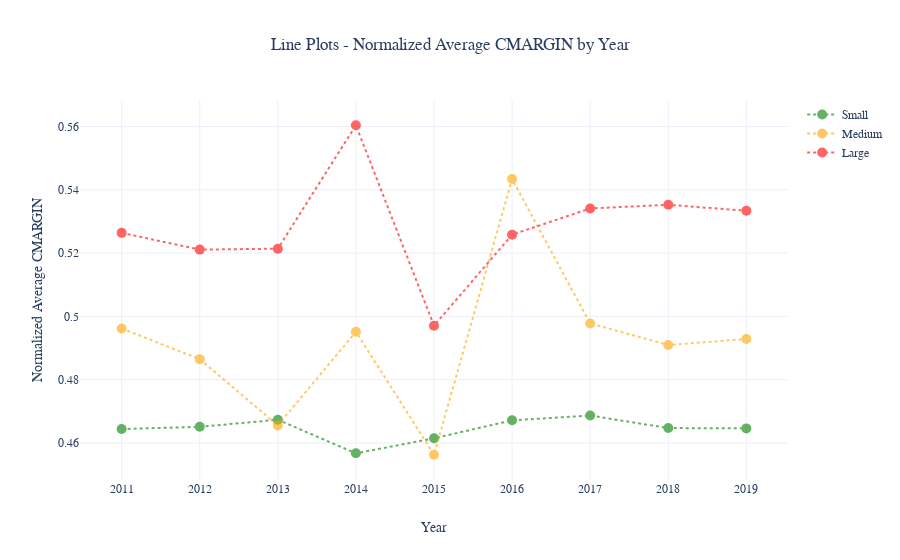

Write notebook code for a chart like this one.
### Markdown cell above
## Operating Efficiency Fundamental Measures - Analysis

### Code cell
#----------CMARGIN by comapny size and year----------

pd.options.mode.chained_assignment = None

# create dataframe to store data date, company size tercile and CMARGIN
CMARGIN_df = funda_df[['Data_Date', 'Size_Tercile', 'CMARGIN']]
# create new column to store normalized value of each CMARGIN observation in CMARGIN_df 
# note: each CMARGIN will be normalized in respect to its company size tercile
CMARGIN_df['Normalized_CMARGIN'] = 0
for idx, row in CMARGIN_df.iterrows():
    if row['Size_Tercile'] == 'Small':
        CMARGIN_df.loc[idx, 'Normalized_CMARGIN'] = ((CMARGIN_df.loc[idx, 'CMARGIN'] - 
                                                     CMARGIN_df.loc[CMARGIN_df['Size_Tercile']=='Small', 
                                                                   'CMARGIN'].min()) / 
                                                    (CMARGIN_df.loc[CMARGIN_df['Size_Tercile']=='Small', 
                                                                   'CMARGIN'].max() -
                                                     CMARGIN_df.loc[CMARGIN_df['Size_Tercile']=='Small', 
                                                                   'CMARGIN'].min()))
    elif row['Size_Tercile'] == 'Medium':
        CMARGIN_df.loc[idx, 'Normalized_CMARGIN'] = ((CMARGIN_df.loc[idx, 'CMARGIN'] - 
                                                     CMARGIN_df.loc[CMARGIN_df['Size_Tercile']=='Medium', 
                                                                   'CMARGIN'].min()) / 
                                                    (CMARGIN_df.loc[CMARGIN_df['Size_Tercile']=='Medium', 
                                                                   'CMARGIN'].max() -
                                                     CMARGIN_df.loc[CMARGIN_df['Size_Tercile']=='Medium', 
                                                                   'CMARGIN'].min()))
    else:
        CMARGIN_df.loc[idx, 'Normalized_CMARGIN'] = ((CMARGIN_df.loc[idx, 'CMARGIN'] - 
                                                     CMARGIN_df.loc[CMARGIN_df['Size_Tercile']=='Large', 
                                                                   'CMARGIN'].min()) / 
                                                    (CMARGIN_df.loc[CMARGIN_df['Size_Tercile']=='Large', 
                                                                   'CMARGIN'].max() -
                                                     CMARGIN_df.loc[CMARGIN_df['Size_Tercile']=='Large', 
                                                                   'CMARGIN'].min()))
# create dataframe to store average normalized CMARGIN for each year by company size tercile
av_CMARGIN_df = pd.DataFrame(columns=['Year', 'Small_Norm_CMARGIN', 'Medium_Norm_CMARGIN', 'Large_Norm_CMARGIN'])
av_CMARGIN_df['Year'] = ['2011', '2012', '2013', '2014', '2015', '2016', '2017', '2018', '2019']
# calculate average normalized CMARGIN for small companies by year
year_count = 2011
for year in av_CMARGIN_df['Year']:
    av_CMARGIN_df.loc[av_CMARGIN_df['Year']==year, 'Small_Norm_CMARGIN'] = \
    CMARGIN_df.loc[(CMARGIN_df['Data_Date'].dt.year==year_count) & (CMARGIN_df['Size_Tercile']=='Small'), 
                   'Normalized_CMARGIN'].mean()
    year_count += 1
# calculate average normalized CMARGIN for medium companies by year
year_count = 2011
for year in av_CMARGIN_df['Year']:
    av_CMARGIN_df.loc[av_CMARGIN_df['Year']==year, 'Medium_Norm_CMARGIN'] = \
    CMARGIN_df.loc[(CMARGIN_df['Data_Date'].dt.year==year_count) & (CMARGIN_df['Size_Tercile']=='Medium'), 
                   'Normalized_CMARGIN'].mean()
    year_count += 1
# calculate average normalized CMARGIN for large companies by year
year_count = 2011
for year in av_CMARGIN_df['Year']:
    av_CMARGIN_df.loc[av_CMARGIN_df['Year']==year, 'Large_Norm_CMARGIN'] = \
    CMARGIN_df.loc[(CMARGIN_df['Data_Date'].dt.year==year_count) & (CMARGIN_df['Size_Tercile']=='Large'), 
                   'Normalized_CMARGIN'].mean()
    year_count += 1
# line plots of average CMARGIN by company size terciles and year
fig = go.Figure()
fig.add_trace(go.Scatter(mode='markers+lines', x=av_CMARGIN_df['Year'], y=av_CMARGIN_df['Small_Norm_CMARGIN'],
                         name='Small', line=dict(color='green', width=2, dash='dot'), opacity=0.6, 
                         marker_size=10))
fig.add_trace(go.Scatter(mode='markers+lines', x=av_CMARGIN_df['Year'], y=av_CMARGIN_df['Medium_Norm_CMARGIN'],
                         name='Medium', line=dict(color='orange', width=2, dash='dot'), opacity=0.6, 
                         marker_size=10))
fig.add_trace(go.Scatter(mode='markers+lines', x=av_CMARGIN_df['Year'], y=av_CMARGIN_df['Large_Norm_CMARGIN'],
                         name='Large', line=dict(color='red', width=2, dash='dot'), opacity=0.6, 
                         marker_size=10))
fig.update_layout(template='plotly_white', showlegend=True,
                  title=go.layout.Title(text='Line Plots - Normalized Average CMARGIN by Year',
                                        font=dict(family='Times New Roman, serif'),
                                        x=0.5),
                  xaxis=go.layout.XAxis(title=go.layout.xaxis.Title(text='Year',
                                                                    font=dict(family='Times New Roman, serif')),
                                        tickfont=dict(family='Times New Roman, serif')),
                  yaxis=go.layout.YAxis(title=go.layout.yaxis.Title(text='Normalized Average CMARGIN',
                                                                    font=dict(family='Times New Roman, serif')),
                                        tickfont=dict(family='Times New Roman, serif')),
                  legend=go.layout.Legend(font=dict(family='Times New Roman, serif')))
fig.show()

### Figure 1 — Plotly figure (JSON) as saved in the notebook; plotly's stock layout.template omitted (floating-point values rounded to 4 significant figures)
{"data": [{"line": {"color": "green", "dash": "dot", "width": 2}, "marker": {"size": 10}, "mode": "markers+lines", "name": "Small", "opacity": 0.6, "type": "scatter", "x": ["2011", "2012", "2013", "2014", "2015", "2016", "2017", "2018", "2019"], "y": [0.4644, 0.4651, 0.4674, 0.4568, 0.4615, 0.4672, 0.4687, 0.4647, 0.4646]}, {"line": {"color": "orange", "dash": "dot", "width": 2}, "marker": {"size": 10}, "mode": "markers+lines", "name": "Medium", "opacity": 0.6, "type": "scatter", "x": ["2011", "2012", "2013", "2014", "2015", "2016", "2017", "2018", "2019"], "y": [0.4962, 0.4865, 0.4656, 0.4951, 0.4563, 0.5434, 0.4978, 0.491, 0.4929]}, {"line": {"color": "red", "dash": "dot", "width": 2}, "marker": {"size": 10}, "mode": "markers+lines", "name": "Large", "opacity": 0.6, "type": "scatter", "x": ["2011", "2012", "2013", "2014", "2015", "2016", "2017", "2018", "2019"], "y": [0.5264, 0.5211, 0.5214, 0.5604, 0.4971, 0.5258, 0.5341, 0.5353, 0.5334]}], "layout": {"legend": {"font": {"family": "Times New Roman, serif"}}, "showlegend": true, "title": {"font": {"family": "Times New Roman, serif"}, "text": "Line Plots - Normalized Average CMARGIN by Year", "x": 0.5}, "xaxis": {"tickfont": {"family": "Times New Roman, serif"}, "title": {"font": {"family": "Times New Roman, serif"}, "text": "Year"}}, "yaxis": {"tickfont": {"family": "Times New Roman, serif"}, "title": {"font": {"family": "Times New Roman, serif"}, "text": "Normalized Average CMARGIN"}}}}
